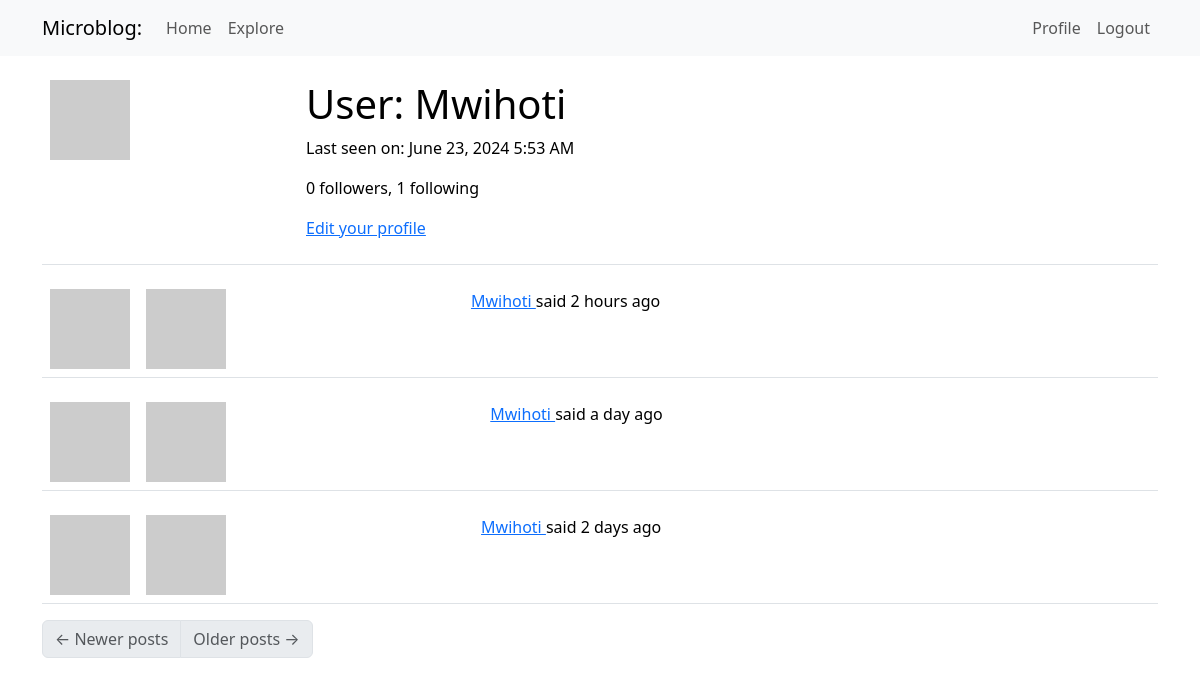
Page /user/Mwihoti (signed in) on the earlier database version.
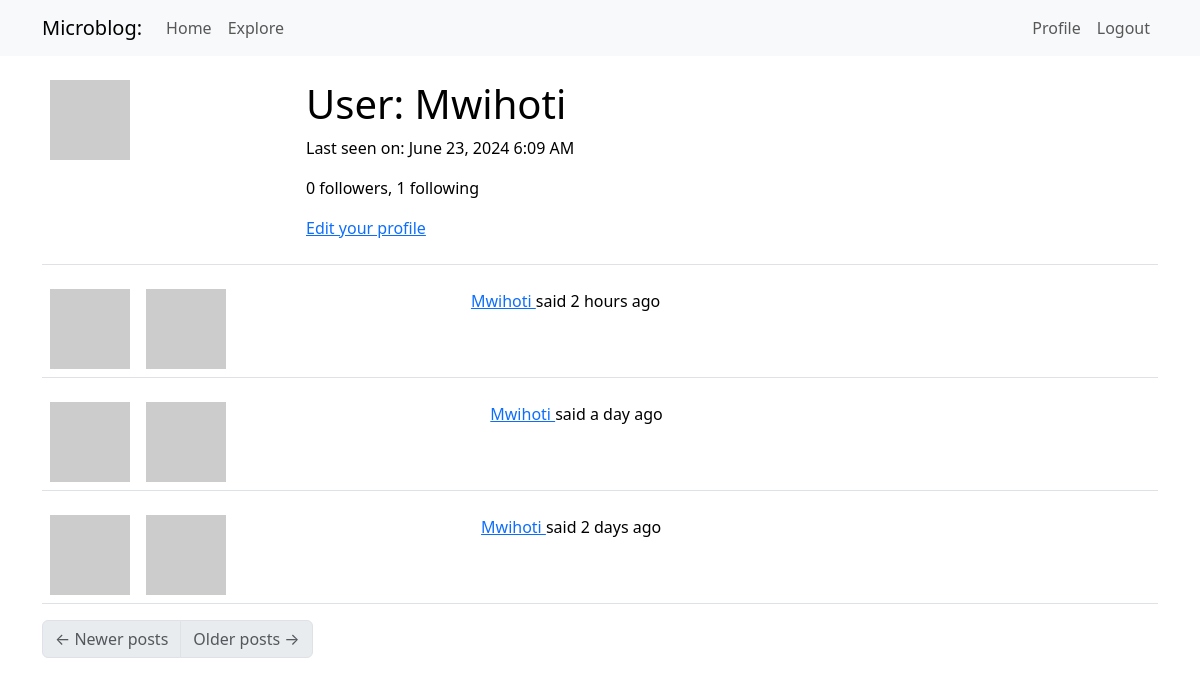
Same page on the later database version.
### app/models.py (models this page shows, shortened)
class User(UserMixin, db.Model):
    id: so.Mapped[int] = so.mapped_column(primary_key=True)
    username: so.Mapped[str] = so.mapped_column(sa.String(64), index=True,
                                                unique=True)
    email: so.Mapped[str] = so.mapped_column(sa.String(120), index=True,
                                             unique=True)
    password_hash: so.Mapped[Optional[str]] = so.mapped_column(sa.String(256))
    about_me: so.Mapped[Optional[str]] = so.mapped_column(sa.String(140))
    last_seen: so.Mapped[Optional[datetime]] = so.mapped_column(
        default=lambda: datetime.now(timezone.utc))
    posts: so.WriteOnlyMapped['Post'] = so.relationship(back_populates='author')
    following: so.WriteOnlyMapped['User'] = so.relationship(
        secondary=followers, primaryjoin=(followers.c.follower_id == id),
        secondaryjoin=(followers.c.followed_id==id),
        back_populates='followers'
    )
    followers: so.WriteOnlyMapped['User'] = so.relationship(
        secondary=followers, primaryjoin=(followers.c.followed_id == id),
        secondaryjoin=(followers.c.follower_id == id),
        back_populates='following'
    )
    def avatar(self, size):
        digest = hashlib.md5(self.email.lower().encode('utf-8')).hexdigest()
        return f'https://www.gravatar.com/avatar/{digest}?d=identicon&s={size}'
    @login.user_loader
    def load_user(id):
        return db.session.get(User, int(id))
    def followers_count(self):
        query = sa.select(sa.func.count()).select_from(
            self.followers.select().subquery())
        return db.session.scalar(query)
    def following_count(self):
        query = sa.select(sa.func.count()).select_from(
            self.following.select().subquery())
        return db.session.scalar(query)

class Post(db.Model):
    id: so.Mapped[int] = so.mapped_column(primary_key=True)
    body: so.Mapped[str] = so.mapped_column(sa.String(140))
    timestamp: so.Mapped[datetime] = so.mapped_column(
        index=True, default=lambda: datetime.now(timezone.utc))
    user_id: so.Mapped[int] = so.mapped_column(sa.ForeignKey('user.id'),
                                               index=True
    )
    author: so.Mapped[User] = so.relationship('User', back_populates='posts')

### app/routes.py (the view)
@app.route('/user/<username>')
@login_required
def user(username):
    user = db.first_or_404(sa.select(User).where(User.username == username))
    page = request.args.get('page', 1, type=int)
    query = user.posts.select().order_by(Post.timestamp.desc())
    posts = db.paginate(query, page=page,
                        per_page=app.config['POSTS_PER_PAGE'],
                        error_out=False)
    next_url = url_for('user', username=user.username, page=posts.next_num) \
        if posts.has_next else None
    prev_url = url_for('user', username=user.username, page=posts.prev_num) \
        if posts.has_prev else None
    form = EmptyForm()
    return render_template('user.html', user=user, posts=posts.items,
                           next_url=next_url, prev_url=prev_url, form=form)

### app/__init__.py (called while the page is built)
def get_locale():
    return 'es'

### app/routes.py (called while the page is built)
@app.before_request
def before_request():
    if current_user.is_authenticated:
        current_user.last_seen = datetime.now(timezone.utc)
        db.session.commit()
    g.locale = str(get_locale())

### app/templates/user.html (shortened to what this page needs)
{% extends "base.html" %}
{% block content %}
    <table class="table table-hover">
        <tr>
            <td width="256px"><img src="{{ user.avatar(256) }}"></td>
            <td>
                <h1>{{ _('User') }}: {{ user.username }}</h1>
                {% if user.last_seen %}
                <p>{{ _('Last seen on') }}: {{ moment(user.last_seen).format('LLL') }}</p>
                {% endif %}
                <p>{{ _('%(count)d followers', count=user.followers_count()) }}, {{ _('%(count)d following', count=user.following_count()) }}</p>
                {% if user == current_user %}
                <p><a href="{{ url_for('edit_profile') }}">{{ _('Edit your profile') }}</a></p>
                {% endif %}
            </td>
        </tr>
    </table>
    {% for post in posts %}
        {% include '_post.html' %}
    {% endfor %}
    <nav aria-label="Post navigation">
        <ul class="pagination">
            <li class="page-item{% if not prev_url %} disabled{% endif %}">
                <a class="page-link" href="{{ prev_url }}">
                    <span aria-hidden="true">&larr;</span> {{ _('Newer posts') }}
                </a>
            </li>
            <li class="page-item{% if not next_url %} disabled{% endif %}">
                <a class="page-link" href="{{ next_url }}">
                    {{ _('Older posts') }} <span aria-hidden="true">&rarr;</span>
                </a>
            </li>
        </ul>
    </nav>
{% endblock %}

### app/templates/base.html (shortened to what this page needs)
<!doctype html>
<html>
    <head>
        <link
        href="https://cdn.jsdelivr.net/npm/bootstrap@5.3.2/dist/css/bootstrap.min.css"
        rel="stylesheet"
>
    </head>
    <body>
        <nav class="navbar navbar-expand-lg bg-body-tertiary">
              <div class="container">
                <a class="navbar-brand" href="{{url_for('index')}}">Microblog:</a>
                <div class="collapse navbar-collapse" id="navbarSupportedContent">
                    <ul class="navbar-nav me-auto mb-2 mb-lg-0">
            <li class="nav-item">
              <a class="nav-link" aria-current="page" href="{{ url_for('index') }}">{{ _('Home')}}  </a>
            </li>
            <li class="nav-item">
              <a class="nav-link" aria-current="page" href="{{ url_for('explore') }}">{{ _('Explore')}} </a>
            </li>
          </ul>
          <ul class="navbar-nav mb-2 mb-lg-0">
            {% if current_user.is_anonymous %}
            <li class="nav-item">
              <a class="nav-link" aria-current="page" href="{{ url_for('login') }}">{{ _('Login')}} </a>
            </li>
            {% else %}
            <li class="nav-item">
              <a class="nav-link" aria-current="page" href="{{ url_for('user', username=current_user.username) }}">{{ _('Profile')}} </a>
            </li>
            <li class="nav-item">
              <a class="nav-link" aria-current="page" href="{{ url_for('logout') }}">{{ _('Logout')}} </a>
            </li>
            {% endif %}
          </ul>
                </div>
        </div>
        </nav>
      <div class="container mt-3">
            {% block content %}{% endblock %}
      </div>
    </body>
</html>

### app/templates/_post.html (shortened to what this page needs)
<table class="table table-hover">
    <tr >
        <td width="70px">
            <img src="{{post.author.avatar(36) }}"></td>
        <td>
            <a href="{{ url_for('user', username=post.author.username)}}">
                <img src="{{post.author.avatar(70)}}" />
            </a>
            <td>
            {{ _('%(username)s said %(when)s',
                username=user_link, when=moment(post.timestamp).fromNow()) }}
            </td>
    </tr>
</table>

Differences in the rows shown:
changed User "Mwihoti": last_seen "June 23, 2024 5:53 AM" → "June 23, 2024 6:09 AM"
